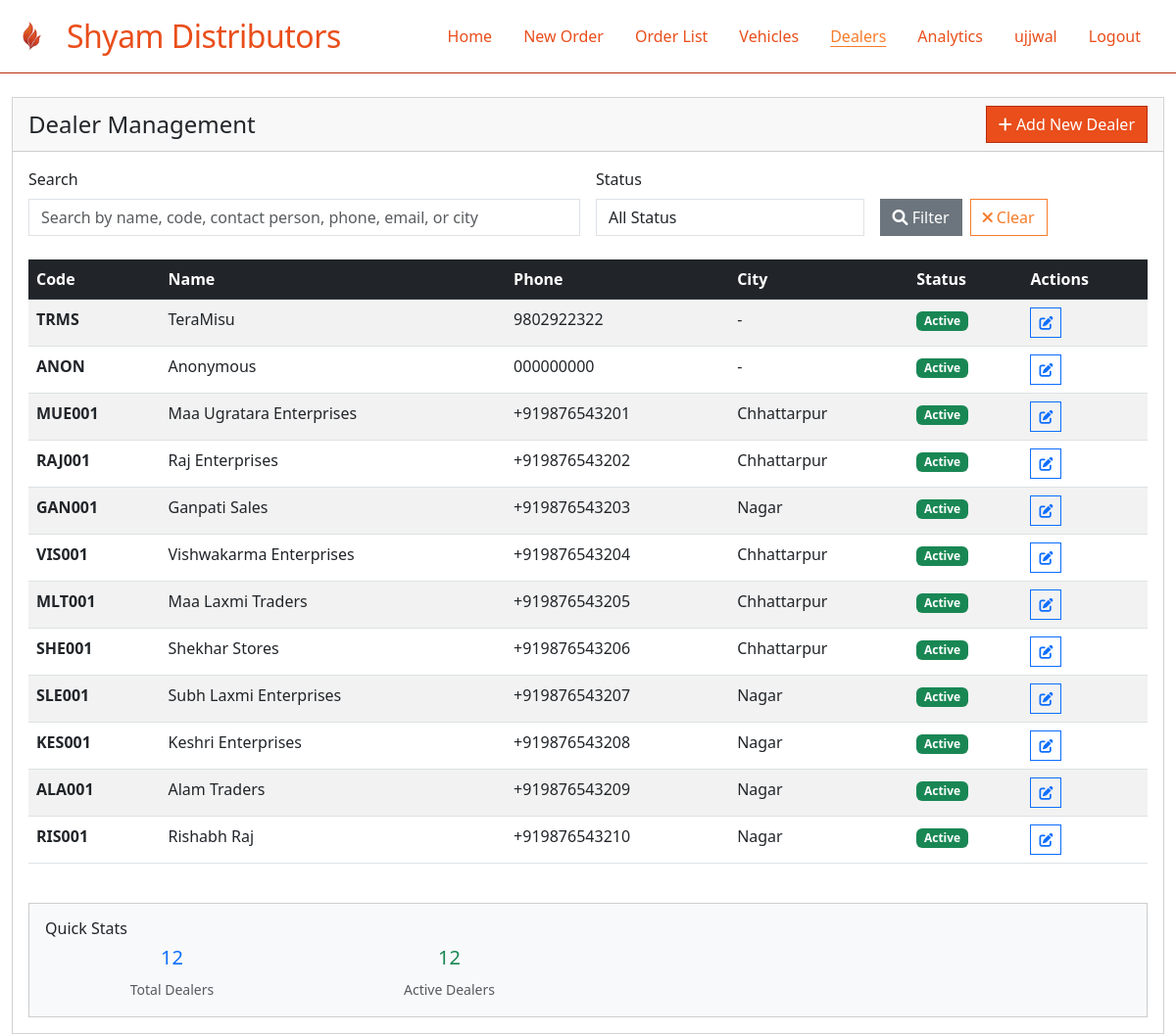
The app's page /orders/dealers/ (signed in) with its own data.
### sylvia/models.py (models this page shows, shortened)
class BaseModel(models.Model):
    created_at = models.DateTimeField(auto_now_add=True)
    updated_at = models.DateTimeField(auto_now=True)
    created_by = models.ForeignKey(User, on_delete=models.SET_NULL, null=True, blank=True)
    class Meta:
        abstract = True

class Dealer(BaseModel):
    name = models.CharField(max_length=200)
    code = models.CharField(max_length=20, unique=True)
    contact_person = models.CharField(max_length=100, blank=True)
    phone = models.CharField(max_length=15, validators=[
        RegexValidator(regex=r'^\+?1?\d{9,15}$', message="Enter a valid phone number.")
    ])
    whatsapp_number = models.CharField(max_length=15, blank=True, validators=[
        RegexValidator(regex=r'^\+?1?\d{9,15}$', message="Enter a valid WhatsApp number.")
    ])
    email = models.EmailField(blank=True)
    address = models.TextField(blank=True)
    city = models.CharField(max_length=50, blank=True)
    state = models.CharField(max_length=50, blank=True)
    pincode = models.CharField(max_length=6, blank=True)
    gstin = models.CharField(max_length=15, blank=True, unique=True, null=True)
    is_active = models.BooleanField(default=True)
    credit_limit = models.DecimalField(max_digits=10, decimal_places=2, default=0)
    credit_days = models.IntegerField(default=0)
    class Meta:
        ordering = ['name']

### orders/views.py (the view, shortened to what this page needs)
# urls.py: path('dealers/', dealer_list, name='dealer_list'),
@login_required
def dealer_list(request):
    dealers = Dealer.objects.all().order_by('-created_at')
    search_query = request.GET.get('search', '')
    status_filter = request.GET.get('status', '')
    if status_filter == 'active':
        dealers = dealers.filter(is_active=True)
    elif status_filter == 'inactive':
        dealers = dealers.filter(is_active=False)
    total_dealers = dealers.count()
    active_dealers = dealers.filter(is_active=True).count()
    total_credit_limit = sum(dealer.credit_limit for dealer in dealers)
    avg_credit_limit = total_credit_limit / total_dealers if total_dealers > 0 else 0
    context = {
        'dealers': dealers,
        'search_query': search_query,
        'status_filter': status_filter,
        'stats': {
            'total_dealers': total_dealers,
            'active_dealers': active_dealers,
            'total_credit_limit': total_credit_limit,
            'avg_credit_limit': avg_credit_limit,
        }
    }
    return render(request, 'dealers/dealer_list.html', context)

### orders/templates/dealers/dealer_list.html (shortened to what this page needs)
{% extends 'base.html' %}
{% block content %}
<div class="container-fluid mt-4">
    <div class="row">
        <div class="col-12">
            <div class="card">
                <div class="card-header d-flex justify-content-between align-items-center">
                    <h4 class="mb-0">Dealer Management</h4>
                    <a href="{% url 'add_dealer' %}" class="btn btn-primary">
                        <i class="fas fa-plus"></i> Add New Dealer
                    </a>
                </div>
                <div class="card-body">
                    <form method="get" class="row g-3 mb-4">
                        <div class="col-md-6">
                            <label for="search" class="form-label">Search</label>
                            <input type="text" class="form-control" id="search" name="search"
                                   value="{{ search_query }}" placeholder="Search by name, code, contact person, phone, email, or city">
                        </div>
                        <div class="col-md-3">
                            <label for="status" class="form-label">Status</label>
                            <select class="form-control" id="status" name="status">
                                <option value="">All Status</option>
                            </select>
                        </div>
                        <div class="col-md-3 d-flex align-items-end">
                            <button type="submit" class="btn btn-secondary me-2">
                                <i class="fas fa-search"></i> Filter
                            </button>
                            <a href="{% url 'dealer_list' %}" class="btn btn-outline-secondary">
                                <i class="fas fa-times"></i> Clear
                            </a>
                        </div>
                    </form>
                    <div class="table-responsive">
                        <table class="table table-striped table-hover">
                            <thead class="table-dark">
                                <tr>
                                    <th>Code</th>
                                    <th>Name</th>
                                    <th>Phone</th>
                                    <th>City</th>
                                    <th>Status</th>
                                    <th>Actions</th>
                                </tr>
                            </thead>
                            <tbody>
                                {% for dealer in dealers %}
                                <tr>
                                    <td>
                                        <strong>{{ dealer.code }}</strong>
                                    </td>
                                    <td>{{ dealer.name }}</td>
                                    <td>{{ dealer.phone|default:"-" }}</td>
                                    <td>{{ dealer.city|default:"-" }}</td>
                                    <td>
                                        {% if dealer.is_active %}
                                            <span class="badge bg-success">Active</span>
                                        {% else %}
                                            <span class="badge bg-danger">Inactive</span>
                                        {% endif %}
                                    </td>
                                    <td>
                                        <div class="btn-group" role="group">
                                            <a href="{% url 'edit_dealer' dealer.id %}" class="btn btn-sm btn-outline-primary" title="Edit">
                                                <i class="fas fa-edit"></i>
                                            </a>
                                        </div>
                                    </td>
                                </tr>
                                {% endfor %}
                            </tbody>
                        </table>
                    </div>
                    {% if stats.total_dealers > 0 %}
                    <div class="row mt-4">
                        <div class="col-md-12">
                            <div class="card bg-light">
                                <div class="card-body">
                                    <h6 class="card-title">Quick Stats</h6>
                                    <div class="row">
                                        <div class="col-md-3">
                                            <div class="text-center">
                                                <h5 class="text-primary">{{ stats.total_dealers }}</h5>
                                                <small class="text-muted">Total Dealers</small>
                                            </div>
                                        </div>
                                        <div class="col-md-3">
                                            <div class="text-center">
                                                <h5 class="text-success">{{ stats.active_dealers }}</h5>
                                                <small class="text-muted">Active Dealers</small>
                                            </div>
                                        </div>
                                    </div>
                                </div>
                            </div>
                        </div>
                    </div>
                    {% endif %}
                </div>
            </div>
        </div>
    </div>
</div>
{% endblock %}

### orders/templates/base.html (shortened to what this page needs)
{% load static %}
<!DOCTYPE html>
<html lang="en">
<head>
    <link href="https://cdn.jsdelivr.net/npm/bootstrap@5.3.0/dist/css/bootstrap.min.css" rel="stylesheet">
    <link rel="stylesheet" href="https://cdnjs.cloudflare.com/ajax/libs/font-awesome/6.0.0/css/all.min.css">
    <link rel="stylesheet" href="{% static 'orders/theme.css' %}">
</head>
<body>
    <nav class="navbar navbar-expand-lg">
      <div class="container-fluid">
        <a class="navbar-brand d-flex align-items-center" href="/">
          <img src="{% static 'orders/logo.png' %}" alt="Logo" class="navbar-logo">
          Shyam Distributors
        </a>
        <div class="collapse navbar-collapse" id="navbarNav">
          <ul class="navbar-nav ms-auto">
            <li class="nav-item"><a class="nav-link {% if request.path == '/' %}active{% endif %}" href="/">Home</a></li>
            <li class="nav-item"><a class="nav-link {% if request.path == '/orders/order-workflow/' %}active{% endif %}" href="/orders/order-workflow/">New Order</a></li>
            <li class="nav-item"><a class="nav-link {% if request.path == '/orders/orders/' %}active{% endif %}" href="/orders/orders/">Order List</a></li>
            <li class="nav-item"><a class="nav-link {% if '/orders/vehicles/' in request.path %}active{% endif %}" href="/orders/vehicles/">Vehicles</a></li>
            <li class="nav-item"><a class="nav-link {% if '/orders/dealers/' in request.path %}active{% endif %}" href="/orders/dealers/">Dealers</a></li>
            <li class="nav-item"><a class="nav-link {% if request.path == '/orders/analytics/' %}active{% endif %}" href="/orders/analytics/">Analytics</a></li>
            {% if user.is_authenticated %}
              <li class="nav-item">
                <span class="nav-link">{{ user.get_full_name|default:user.username }}</span>
              </li>
              <li class="nav-item"><a class="nav-link" href="/logout/">Logout</a></li>
            {% else %}
              <li class="nav-item"><a class="nav-link {% if request.path == '/login/' %}active{% endif %}" href="/login/">Login</a></li>
            {% endif %}
          </ul>
        </div>
      </div>
    </nav>
    {% block content %}{% endblock %}
</body>
</html>

### orders/static/orders/theme.css (style rules this page uses)
:root { --primary: #e94e1b; --secondary: #f77c2b; --accent: #b92d0b; --background: #fff; --text: #2d2d2d; }
body { background: var(--background); color: var(--text); }
.navbar { background: #fff; color: var(--primary); border-radius: 0 !important; box-shadow: none; border-bottom: 1px solid var(--accent); }
.navbar .navbar-brand { color: var(--primary); font-size: 2rem; letter-spacing: -0.5px; }
.navbar .nav-link { color: var(--primary) !important; font-weight: 500; margin-right: 1rem; border-radius: 0 !important; }
.navbar .nav-link.active, .navbar .nav-link[aria-current="page"] { color: var(--secondary) !important; text-decoration: underline !important; text-underline-offset: 4px; }
.card, .table, .form-control, .btn, .form-select { border-radius: 0 !important; }
.table thead { background: var(--secondary); color: #fff; }
.btn-primary { background: var(--primary); border-color: var(--accent); color: #fff; }
.card, .form-control, .btn, .form-select { box-shadow: none !important; }
.navbar-logo { height: 40px; width: 40px; margin-right: 1rem; }
.btn-outline-secondary { border-color: var(--secondary); color: var(--secondary); }

### records on screen
Dealer: code "TRMS", name "TeraMisu", phone "9802922322", city "-", is_active "Active"
Dealer: code "ANON", name "Anonymous", phone "000000000", city "-", is_active "Active"
Dealer: code "MUE001", name "Maa Ugratara Enterprises", phone "+919876543201", city "Chhattarpur", is_active "Active"
Dealer: code "RAJ001", name "Raj Enterprises", phone "+919876543202", city "Chhattarpur", is_active "Active"
Dealer: code "GAN001", name "Ganpati Sales", phone "+919876543203", city "Nagar", is_active "Active"
Dealer: code "VIS001", name "Vishwakarma Enterprises", phone "+919876543204", city "Chhattarpur", is_active "Active"
Dealer: code "MLT001", name "Maa Laxmi Traders", phone "+919876543205", city "Chhattarpur", is_active "Active"
Dealer: code "SHE001", name "Shekhar Stores", phone "+919876543206", city "Chhattarpur", is_active "Active"
Dealer: code "SLE001", name "Subh Laxmi Enterprises", phone "+919876543207", city "Nagar", is_active "Active"
Dealer: code "KES001", name "Keshri Enterprises", phone "+919876543208", city "Nagar", is_active "Active"
Dealer: code "ALA001", name "Alam Traders", phone "+919876543209", city "Nagar", is_active "Active"
Dealer: code "RIS001", name "Rishabh Raj", phone "+919876543210", city "Nagar", is_active "Active"

### other values on screen
{{ user.get_full_name|default:user.username }} "ujjwal"
{{ stats.total_dealers }} "12"
{{ stats.active_dealers }} "12"
